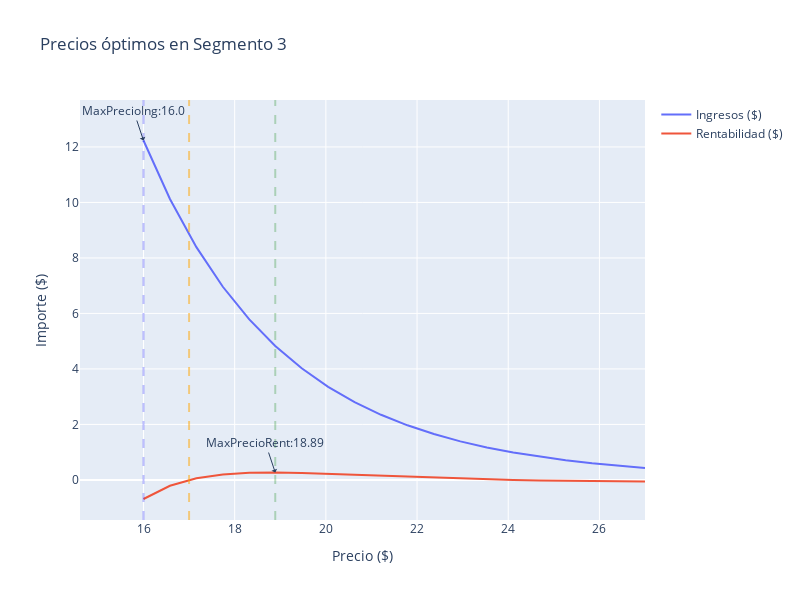

The notebook cell this image was saved under:
### Code cell
fig = go.Figure()

# Se agrega el precio máximo de ingreso
fig.add_trace(go.Scatter(x=df_elasticidad['irr'], y=df_elasticidad['ingresos_seg3'], name='Ingresos ($)'))
# Se agrega la etiqueta
fig.add_annotation(x=float(max_ing_seg3['irr']), y=float(max_ing_seg3['ingresos_seg3']),
                                  text="MaxPrecioIng:"+str(float(max_ing_seg3['irr'].round(2))),
                                  showarrow=True,
                                  arrowhead=1)
# Se agrega la recta del precio máximo
fig.add_vline(x=float(max_ing_seg3['irr']), line_width=2, line_dash="dash",
                             line_color="blue", opacity=0.25)

# Se agrega el precio máximo de rentabilidad
fig.add_trace(go.Scatter(x=df_elasticidad['irr'], y=df_elasticidad['rentabilidad_seg3'], name='Rentabilidad ($)'))
# Se agrega la etiqueta
fig.add_annotation(x=float(max_ren_seg3['irr']), y=float(max_ren_seg3['rentabilidad_seg3']),
                                  text="MaxPrecioRent:"+str(float(max_ren_seg3['irr'].round(2))),
                                  showarrow=True,
                                  arrowhead=1)
# Se agrega la recta del precio máximo
fig.add_vline(x=float(max_ren_seg3['irr']), line_width=2, line_dash="dash",
                             line_color="green", opacity=0.25)

# Agregamos la línea de restricción: Costo
fig.add_vline(x=float(df_elasticidad['costo'].mean()), line_width=2, line_dash="dash",
                             line_color="orange", opacity=0.5)

# Configuración del gráfico
fig.update_layout(
    showlegend=True,
    width=800,
    height=600,
    xaxis_title="Precio ($)",
    yaxis_title="Importe ($)",
    title="Precios óptimos en Segmento 3")

### Figure 1 — Plotly figure (JSON) as saved in the notebook; plotly's stock layout.template omitted (floating-point values rounded to 4 significant figures)
{"data": [{"name": "Ingresos ($)", "type": "scatter", "x": [16, 16.58, 17.16, 17.74, 18.32, 18.89, 19.47, 20.05, 20.63, 21.21, 21.79, 22.37, 22.95, 23.53, 24.11, 24.68, 25.26, 25.84, 26.42, 27], "y": [12.23, 10.12, 8.39, 6.961, 5.783, 4.827, 4.022, 3.356, 2.804, 2.347, 1.967, 1.652, 1.389, 1.17, 0.9864, 0.8356, 0.7069, 0.5989, 0.5081, 0.4317]}, {"name": "Rentabilidad ($)", "type": "scatter", "x": [16, 16.58, 17.16, 17.74, 18.32, 18.89, 19.47, 20.05, 20.63, 21.21, 21.79, 22.37, 22.95, 23.53, 24.11, 24.68, 25.26, 25.84, 26.42, 27], "y": [-0.6885, -0.211, 0.0586, 0.1973, 0.2552, 0.265, 0.2478, 0.2163, 0.1789, 0.1407, 0.1044, 0.07162, 0.04301, 0.01871, -0.001481, -0.01763, -0.03072, -0.04087, -0.0485, -0.05402]}], "layout": {"annotations": [{"arrowhead": 1, "showarrow": true, "text": "MaxPrecioIng:16.0", "x": 16, "y": 12.23}, {"arrowhead": 1, "showarrow": true, "text": "MaxPrecioRent:18.89", "x": 18.89, "y": 0.265}], "height": 600, "shapes": [{"line": {"color": "blue", "dash": "dash", "width": 2}, "opacity": 0.25, "type": "line", "x0": 16, "x1": 16, "xref": "x", "y0": 0, "y1": 1, "yref": "y domain"}, {"line": {"color": "green", "dash": "dash", "width": 2}, "opacity": 0.25, "type": "line", "x0": 18.89, "x1": 18.89, "xref": "x", "y0": 0, "y1": 1, "yref": "y domain"}, {"line": {"color": "orange", "dash": "dash", "width": 2}, "opacity": 0.5, "type": "line", "x0": 17, "x1": 17, "xref": "x", "y0": 0, "y1": 1, "yref": "y domain"}], "showlegend": true, "title": {"text": "Precios óptimos en Segmento 3"}, "width": 800, "xaxis": {"title": {"text": "Precio ($)"}}, "yaxis": {"title": {"text": "Importe ($)"}}}}
